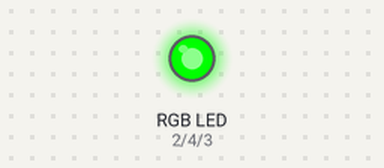
The sketch below on a simulated Arduino Uno, built with avr-gcc and run on an emulated ATmega328P. Parts: an RGB LED mixed from three pins (HIGH = lit).

Above: at 25.5 s.
At 31.9 s:
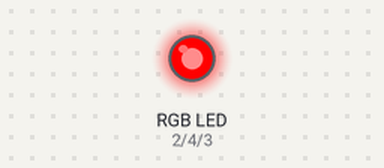
Timing chart, 0 to 40.0 s (numbered marks = the images above):
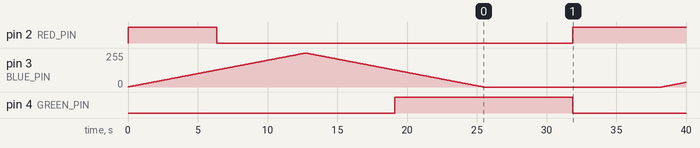

Measured:
- by itself, pin 2 (RED_PIN): LOW → HIGH at 0.00 s, → LOW 6.4 s later, → HIGH 25.5 s later
- by itself, pin 4 (GREEN_PIN): LOW → HIGH at 19.1 s, → LOW 12.8 s later

The sketch:

rbg_crossfade.ino
```cpp
const int RED_PIN = 2;
const int BLUE_PIN = 3;
const int GREEN_PIN = 4;

const int LED1_PIN = 5;

const int RED = 0;
const int BLUE = 1;
const int GREEN = 2;

int rgbColour[3] = {255, 0, 0};


void setup() {
  pinMode(RED_PIN, OUTPUT);
  pinMode(BLUE_PIN, OUTPUT);
  pinMode(GREEN_PIN, OUTPUT);
}

void loop() {
  for (int sourceColourIndex = RED; sourceColourIndex < (GREEN + 1); sourceColourIndex++) {
    int targetColourIndex = sourceColourIndex == GREEN ? RED : sourceColourIndex + 1;

    for (int i = 0; i < 255; i++) {
      rgbColour[sourceColourIndex]--;
      rgbColour[targetColourIndex]++;

      setColour();

      delay(50);
    }
  }
}

void setColour() {
  analogWrite(RED_PIN, rgbColour[RED]);
  analogWrite(BLUE_PIN, rgbColour[BLUE]);
  analogWrite(GREEN_PIN, rgbColour[GREEN]);
}
```
